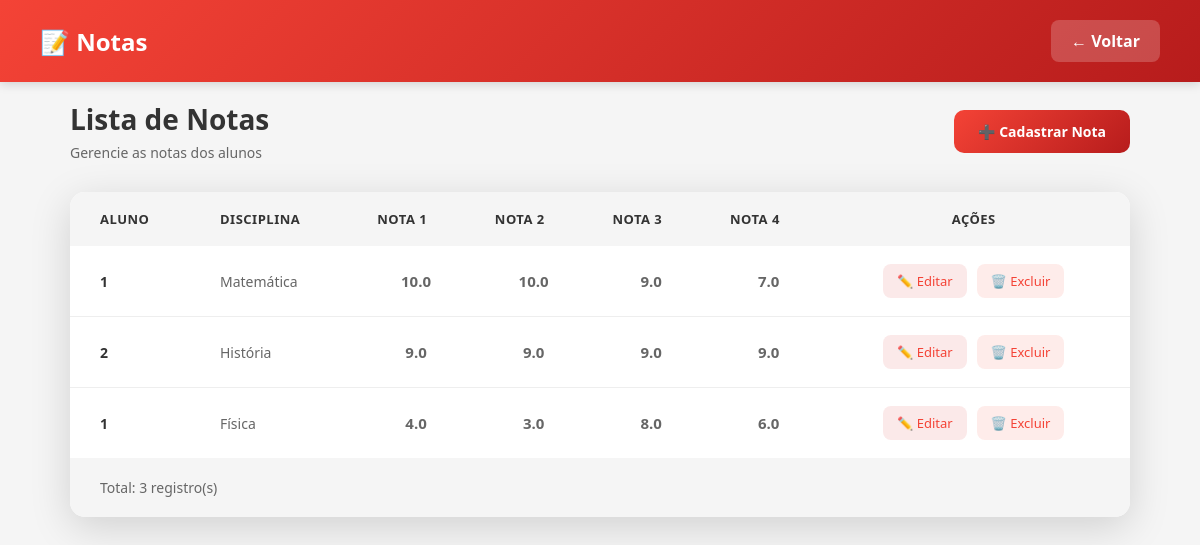
Screenshot of /notas (signed in) with the database file from the repository.
### tables this page shows
CREATE TABLE notas(
    id INTEGER PRIMARY KEY AUTOINCREMENT,
    aluno_id INTEGER NOT NULL,
    disciplina TEXT NOT NULL,
    nota1 REAL,
    nota2 REAL,
    nota3 REAL,
    nota4 REAL
);

### app.py (the view)
@app.route("/notas")
def notas():
    if "usuario" not in session:
        return redirect("/")
    conn = sqlite3.connect("banco.db")
    cursor = conn.cursor()
    cursor.execute("""
    SELECT notas.*, alunos.nome
    FROM notas

    JOIN alunos
    ON notas.aluno_id = alunos.id
    """)
    lista_notas = cursor.fetchall()
    conn.close()
    return render_template(
        "notas.html",
        notas=lista_notas
    )

### templates/notas.html (shortened to what this page needs)
<!DOCTYPE html>
<html lang="pt-br">
<head>
    <link rel="stylesheet" href="{{ url_for('static', filename='css/notas.css') }}">
</head>
<body>
    <div class="header">
        <h1>📝 Notas</h1>
        <a href="/dashboard_professor" class="btn-voltar">← Voltar</a>
    </div>
    <div class="container">
        <div class="page-header">
            <div class="title-area">
                <h2>Lista de Notas</h2>
                <p>Gerencie as notas dos alunos</p>
            </div>
            <a href="/cadastrar_notas" class="btn-cadastrar">
                ➕ Cadastrar Nota
            </a>
        </div>
        <div class="table-card">
            <div class="table-wrapper">
                <table>
                    <thead>
                        <tr>
                            <th>Aluno</th>
                            <th>Disciplina</th>
                            <th>Nota 1</th>
                            <th>Nota 2</th>
                            <th>Nota 3</th>
                            <th>Nota 4</th>
                            <th>Ações</th>
                        </tr>
                    </thead>
                    <tbody>
                        {% for nota in notas %}
                        <tr>
                            <td data-label="Aluno">{{ nota[1] }}</td>
                            <td data-label="Disciplina">{{ nota[2] }}</td>
                            <td data-label="Nota 1" class="nota-cell">{{ nota[3] }}</td>
                            <td data-label="Nota 2" class="nota-cell">{{ nota[4] }}</td>
                            <td data-label="Nota 3" class="nota-cell">{{ nota[5] }}</td>
                            <td data-label="Nota 4" class="nota-cell">{{ nota[6] }}</td>
                            <td data-label="Ações">
                                <div class="actions-cell">
                                    <a href="/editar_notas/{{ nota[0] }}" class="btn-action btn-edit">
                                        ✏️ Editar
                                    </a>
                                    <a href="/excluir_notas/{{ nota[0] }}" class="btn-action btn-delete">
                                        🗑️ Excluir
                                    </a>
                                </div>
                            </td>
                        </tr>
                        {% endfor %}
                    </tbody>
                </table>
            </div>
            <div class="table-footer">
                <p>Total: {{ notas|length }} registro(s)</p>
            </div>
        </div>
    </div>
</body>
</html>

### static/css/notas.css (style rules this page uses)
* { margin: 0; padding: 0; box-sizing: border-box; }
:root { --vermelho: #d32f2f; --vermelho-escuro: #b71c1c; --vermelho-claro: #ff5252; --verde: #4caf50; --vermelho: #f44336; --laranja: #ff9800; --cinza-escuro: #333333; --cinza-medio: #666666; --cinza-claro: #f5f5f5; --branco: #ffffff; --sombra: rgba(0, 0, 0, 0.1); --sombra-forte: rgba(0, 0, 0, 0.15); }
body { font-family: 'Segoe UI', Tahoma, Geneva, Verdana, sans-serif; background-color: var(--cinza-claro); min-height: 100vh; }
.header { background: linear-gradient(135deg, var(--vermelho) 0%, var(--vermelho-escuro) 100%); color: var(--branco); padding: 20px 40px; display: flex; justify-content: space-between; align-items: center; box-shadow: 0 2px 10px var(--sombra-forte); position: fixed; top: 0; left: 0; right: 0; z-index: 100; }
.header h1 { font-size: 24px; font-weight: 600; display: flex; align-items: center; gap: 12px; }
.header .btn-voltar { background: rgba(255, 255, 255, 0.2); color: var(--branco); padding: 10px 20px; border-radius: 8px; text-decoration: none; font-weight: 600; transition: all 0.3s ease; }
.container { max-width: 1100px; margin: 0 auto; padding: 100px 20px 40px; }
.page-header { display: flex; justify-content: space-between; align-items: center; margin-bottom: 30px; flex-wrap: wrap; gap: 20px; }
.page-header .title-area h2 { color: var(--cinza-escuro); font-size: 28px; }
.page-header .title-area p { color: var(--cinza-medio); font-size: 14px; margin-top: 5px; }
.btn-cadastrar { display: inline-flex; align-items: center; gap: 8px; background: linear-gradient(135deg, var(--vermelho) 0%, var(--vermelho-escuro) 100%); color: var(--branco); padding: 12px 24px; border-radius: 10px; text-decoration: none; font-weight: 600; font-size: 14px; transition: all 0.3s ease; }
.table-card { background: var(--branco); border-radius: 15px; box-shadow: 0 10px 40px var(--sombra-forte); overflow: hidden; }
.table-wrapper { overflow-x: auto; }
table { width: 100%; border-collapse: collapse; }
thead { background: var(--cinza-claro); }
thead th { padding: 18px 20px; text-align: left; color: var(--cinza-escuro); font-size: 13px; font-weight: 700; text-transform: uppercase; letter-spacing: 0.5px; white-space: nowrap; }
thead th:first-child { padding-left: 30px; }
thead th:last-child { text-align: center; padding-right: 30px; }
tbody tr { border-bottom: 1px solid #eee; transition: all 0.3s ease; }
tbody tr:last-child { border-bottom: none; }
tbody td { padding: 18px 20px; color: var(--cinza-medio); font-size: 14px; }
tbody td:first-child { padding-left: 30px; font-weight: 600; color: var(--cinza-escuro); }
tbody td:last-child { text-align: center; padding-right: 30px; }
.nota-cell { font-weight: 700; font-size: 15px; min-width: 50px; text-align: center; }
.actions-cell { display: flex; gap: 10px; justify-content: center; }
.btn-action { padding: 8px 14px; border-radius: 8px; font-size: 13px; text-decoration: none; font-weight: 500; transition: all 0.3s ease; display: inline-flex; align-items: center; gap: 5px; }
.btn-edit { background: rgba(211, 47, 47, 0.1); color: var(--vermelho); }
.btn-delete { background: rgba(244, 67, 54, 0.1); color: #f44336; }
.table-footer { padding: 20px 30px; background: var(--cinza-claro); display: flex; justify-content: space-between; align-items: center; flex-wrap: wrap; gap: 15px; }
.table-footer p { color: var(--cinza-medio); font-size: 14px; }

### rows the page displays
notas: aluno "1", disciplina "Matemática", nota1 "10.0", nota2 "10.0", nota3 "9.0", nota4 "7.0"
notas: aluno "2", disciplina "História", nota1 "9.0", nota2 "9.0", nota3 "9.0", nota4 "9.0"
notas: aluno "1", disciplina "Física", nota1 "4.0", nota2 "3.0", nota3 "8.0", nota4 "6.0"

### other values shown
{{ notas|length }} "3"
